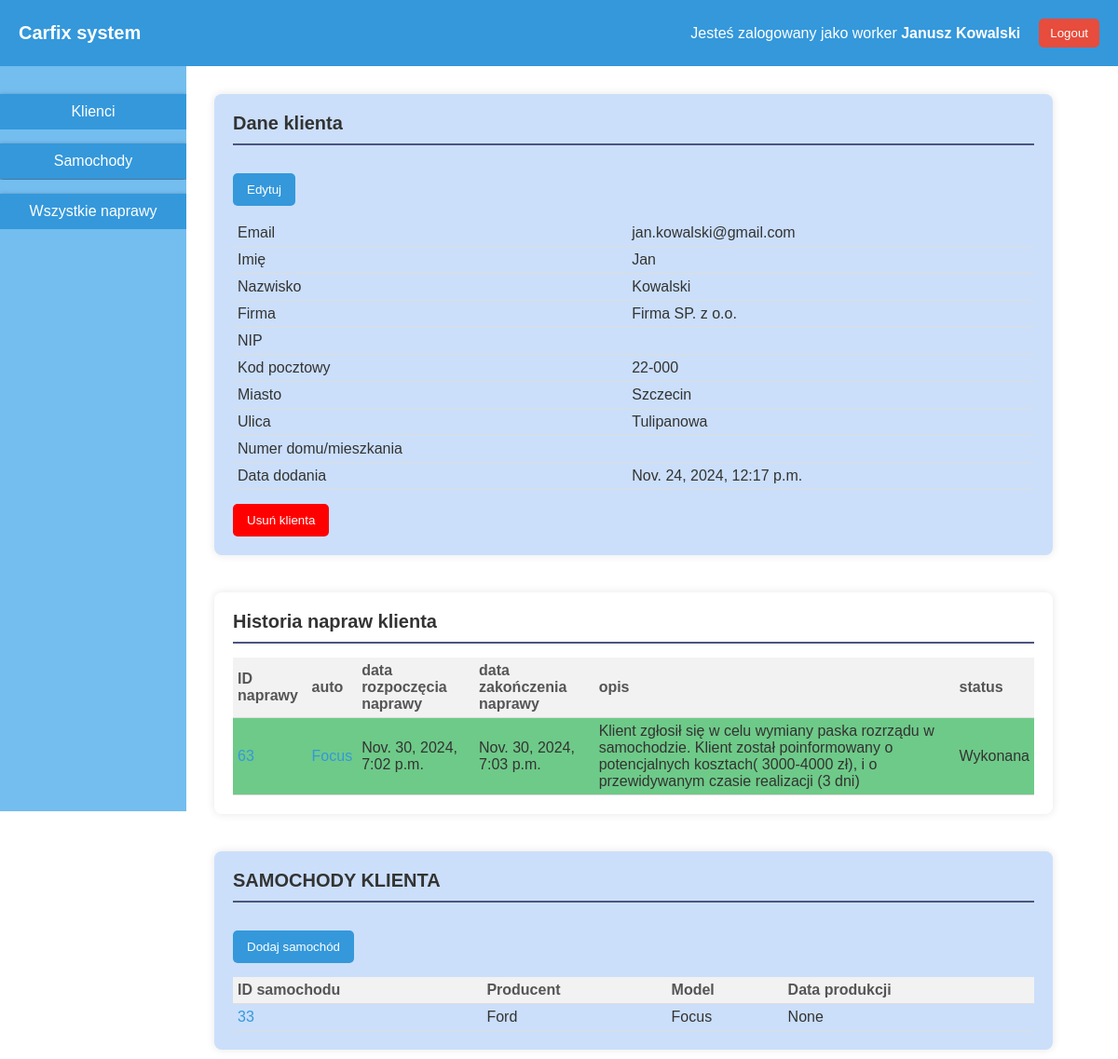
/clients/24 (signed in), run on the app's committed database.
### car_repair_app/models.py (models this page shows, shortened)
class Client(models.Model):
    user = models.OneToOneField(User, on_delete=models.CASCADE, related_name='client')
    company_name = models.CharField(max_length=100,blank=True,null=True)
    company_id = models.CharField(max_length=15,blank=True,null=True)
    postal_code = models.CharField(max_length=6,blank=True,null=True)
    city = models.CharField(max_length=50,blank=True,null=True)
    street = models.CharField(max_length=50,blank=True,null=True)
    street_number = models.CharField(max_length=10,blank=True,null=True)
    registration_date = models.DateTimeField(auto_now_add=True,editable=False)

class Repair(models.Model):
    STATUS_CHOICES = [
        ('Oczekująca', 'Oczekująca'),
        ('W trakcie', 'W trakcie'),
        ('Wykonana', 'Wykonana'),
    ]
    name = models.CharField(max_length=50,blank=True,null=True)
    car = models.ForeignKey(Car, on_delete=models.CASCADE, blank=True, null=True)
    description = models.TextField(blank=True,null=True)
    workers = models.ManyToManyField(Worker,symmetrical=False,blank=True)
    registration_date = models.DateTimeField(auto_now_add=True,editable=False)
    start_date = models.DateTimeField(blank=True,null=True)
    end_date = models.DateTimeField(blank=True,null=True)
    status = models.CharField(max_length=10,choices=STATUS_CHOICES,blank=True,null=True)

class Car(models.Model):
    owner = models.ForeignKey(Client, on_delete=models.CASCADE, blank=True, null=True)
    vin_number = models.CharField(max_length=17,blank=True,null=True)
    production_date = models.DateField(blank=True,null=True)
    producer = models.CharField(max_length=40,blank=True,null=True)
    model = models.CharField(max_length=30,blank=True,null=True)
    version = models.CharField(max_length=30,blank=True,null=True)
    generation = models.CharField(max_length=30,blank=True,null=True)
    horsepowers = models.CharField(max_length=15,blank=True,null=True)
    color = models.CharField(max_length=30,blank=True,null=True)
    registration_date = models.DateTimeField(auto_now_add=True,blank=True,null=True,editable=False)
    displacement_in_litres = models.CharField(max_length=5,blank=True,null=True)
    mileage = models.CharField(max_length=10,blank=True,null=True)

### car_repair_app/decorators.py (the view)
        def wrapper_func(request, *args, **kwargs):
            group=None
            if request.user.groups.exists():
                group = request.user.groups.all()[0].name
            if group in allowed_groups:
                return view_func(request,*args,**kwargs)
            else:
                return redirect('/logout')

### car_repair_app/views.py (called while the page is built)
@cache_control(no_cache=True, must_revalidate=True, no_store=True)
@login_required()
@allowed_groups(allowed_groups=['manager','worker','admin'])
def client_view(request,pk):
    client = get_object_or_404(Client, id=pk)
    client_cars = Car.objects.filter(owner=client)
    repairs = Repair.objects.filter(car__owner=client)
    return render(request,'client.html',{'client':client,'repairs':repairs,'cars':client_cars})

### car_repair_app/templates/client.html (shortened to what this page needs)
{% extends 'base.html' %}
{% block content %}
    <div class="container">
        <div class="client-template-left-menu">
            <h2>Dane klienta</h2>
            {% if client_form and user_form  %}
            <form method="POST">
                {%csrf_token%}
                {{ client_form.as_p }}
                {{ user_form.as_p }}
                <button type="submit">Zatwierdź edycję</button>
            </form>
            {% else %}
            <table>
                <form method="get" action="{% url 'client-edit' client.id %}">
                    <button type="submit">Edytuj</button>
                </form>
                <tr>
                    <td>Email</td>
                    <td> {{client.user.email}}</td>
                </tr>
                <tr>
                    <td>Imię</td>
                    <td> {{client.user.first_name}}</td>
                </tr>
                <tr>
                    <td>Nazwisko</td>
                    <td>{{client.user.last_name}}</td>
                </tr>
                <tr>
                    <td>Firma</td>
                    <td>{{client.company_name}}</td>
                </tr>
                <tr>
                    <td>NIP</td>
                    <td>{{client.company_number}}</td>
                </tr>
                <tr>
                    <td>Kod pocztowy</td>
                    <td>{{client.postal_code}}</td>
                </tr>
                <tr>
                    <td>Miasto</td>
                    <td>{{client.city}}</td>
                </tr>
                <tr>
                    <td>Ulica</td>
                    <td>{{client.street}}</td>
                </tr>
                <tr>
                    <td>Numer domu/mieszkania</td>
                    <td>{{client.house_number}}</td>
                </tr>
                <tr>
                    <td>Data dodania</td>
                    <td>{{client.registration_date}}</td>
                </tr>
            </table>
            {% endif %}
            <form method="post" action="{% url 'client-delete' client.id %}">
                <button type="submit" style="background-color: red;">Usuń klienta</button>
            </form>
        </div>
        <div class="client-template-central-panel">
            <h2>Historia napraw klienta</h2>
            <table>
                <tr>
                    <th>ID naprawy</th>
                    <th>auto</th>
                    <th>data rozpoczęcia naprawy</th>
                    <th>data zakończenia naprawy</th>
                    <th>opis</th>
                    <th>status</th>
                </tr>
                {% for repair in repairs %}
                {% if repair.status == 'Wykonana' %}
                <tr style="background-color: rgb(110, 202, 136);">
                {% elif repair.status == 'W trakcie' %}
                <tr style="background-color: rgb(230, 236, 161);">
                {% elif repair.status == 'Oczekująca' %}
                <tr style="background-color: rgb(248, 168, 154);">
                {% endif %}
                        <td><a href="{% url 'repair-panel' repair.id %}">{{repair.id}}</a></td>
                        <td><a href="{% url 'car' repair.car.id %}">{{repair.car.model}}</a></td>
                        <td>{{ repair.start_date }}</td>
                        <td>{{ repair.end_date }}</td>
                        <td>{{repair.description}}</td>
                        <td>{{ repair.status }}</td>
                    </tr>
                {% endfor %}
            </table>
        </div>
        <div class="client-template-cars">
            <h2>SAMOCHODY KLIENTA</h2>
            <form method="get" action="{% url 'specific-client-add-car' client.id %}">
                    <button type="submit">Dodaj samochód</button>
                </form>
            <table>
                <tr>
                    <th>ID samochodu</th>
                    <th>Producent</th>
                    <th>Model</th>
                    <th>Data produkcji</th>
                </tr>
                {% for car in cars %}
                <tr>
                    <td><a href="{% url 'car' car.id %}">{{car.id}}</td></a>
                    <td>{{car.producer}}</td>
                    <td>{{car.model}}</td>
                    <td>{{car.production_date}}</td>
                </tr>
                {% endfor %}
            </table>
        </div>
    </div>
{% endblock %}

### car_repair_app/templates/base.html (shortened to what this page needs)
<!DOCTYPE html>
<html>
<head>
</head>
<body>
    <nav>
        <div class="nav-left">
           <a href="{% url 'main' %}"> Carfix system</a>
        </div>
        <div class="nav-right">
            <div class="nav-user-name">
                Jesteś zalogowany jako {{ user.groups.all.0 }} <b>{{request.user.first_name}} {{request.user.last_name}}</b>
            </div>
            <div class="nav-user-name">
                <form action="{% url 'logout' %}">
                    <button>Logout</button>
                </form>
            </div>
        </div>
    </nav>
        <div class="almighty_container">
            {% if request.user.groups.first.name != 'client' %}
            <div class="menu_container">
                <table>
                    <tr>
                        <td>
                            <form action="/clients" method="get">
                                <button type="submit">Klienci</button>
                            </form>
                        </td>
                    </tr>
                    <tr>
                        <td>
                            <form action="/cars" method="get">
                                <button type="submit">Samochody</button>
                            </form>
                        </td>
                    </tr>
                    <tr>
                    <td>
                        <form action="/repairs" method="get">
                            <button type="submit">Wszystkie naprawy</button>
                        </form>
                    </td>
                    </tr>
            </table>
            </div>
            {% endif %}
            <div class='sub-almighty-container'>
                {% block content %}
                {% endblock %}
            </div>
        </div>
</body>
</html>

### car_repair_app/templates/base.html (style rules this page uses)
* { margin:0; padding:0; box-sizing: border-box; }
body { font-family: Arial, sans-serif; background-color: #f5f5f5; width:100%; }
h2 { margin-bottom: 15px; font-size: 20px; color: #333; border-bottom: 2px solid #4b5480; padding-bottom: 10px; }
.almighty_container { display:flex; justify-content: space-between; padding: 0 5% 0 0; background-color: #ffffff; }
.container { display: flex; flex-basis: 100%; justify-content: space-between; gap: 20px; overflow-x: auto; }
.sub-almighty-container { flex-basis: 100%; margin-left: 20px; margin-top:20px; }
table { width: 100%; border-collapse: collapse; margin-top: 15px; }
th, td { padding: 5px; text-align: left; border-bottom: 1px solid #ddd; }
th { background-color: #f2f2f2; font-weight: bold; color: #555; }
td { color: #333; }
a { color: #3498db; text-decoration: none; }
button { display: inline-block; padding: 10px 15px; background-color: #3498db; color: white; border: none; border-radius: 5px; cursor: pointer; margin-top: 15px; }
@media (max-width: 1450px) { .container { flex-direction: column; } }
@media (max-width: 1450px) { .models-table th, td { overflow: auto; } }
.menu_container { background-color: #73bdef; position:sticky; top:0; display: flex; height: 100vh; width:200px; }
.menu_container table { height: 20%; width: 200px; border-collapse: collapse; }
.menu_container td { padding: 0px 0; text-align: center; border-bottom: 0; }
.menu_container button { width: 100%; padding: 10px; background-color: #3498db; color: white; border: none; height: 100%; border-radius: 0px; cursor: pointer; font-size: 16px; box-shadow: 0px 2px 5px rgba(0, 0, 0.0, 0.5); }
.menu_container form { display: block; width: 100%; }
nav { background-color: #3498db; padding: 10px 20px; display: flex; justify-content: space-between; align-items: center; box-shadow: 0 2px 5px rgba(0, 0, 0, 0.1); width:100%; color: white; }
.nav-left a { color: white; font-size: 20px; text-decoration: none; font-weight: bold; }
.nav-right { display: flex; align-items: center; gap: 20px; }
.nav-user-name { font-size: 16px; color: white; }
.nav-user-name form button { padding: 8px 12px; background-color: #e74c3c; border: none; border-radius: 5px; color: white; cursor: pointer; margin: 10px 0px 10px 0px; }
body { font-family: Arial; }
.container .client-template-left-menu, .container .client-template-cars { background-color: #cbdffa; padding: 20px; border-radius: 8px; box-shadow: 0 0 10px rgba(0, 0, 0, 0.1); flex: 1; flex-basis:10px; margin:10px; }
.container .client-template-central-panel { background-color: white; padding: 20px; border-radius: 8px; box-shadow: 0 0 10px rgba(0, 0, 0, 0.1); flex: 1; flex-basis: 80%; margin:10px; }

### data on the page
Client: user.email "jan.kowalski@gmail.com", user.first_name "Jan", user.last_name "Kowalski", company_name "Firma SP. z o.o.", postal_code "22-000", city "Szczecin", street "Tulipanowa", registration_date "Nov. 24, 2024, 12:17 p.m."
Repair: id "63", car.model "Focus", start_date "Nov. 30, 2024, 7:02 p.m.", end_date "Nov. 30, 2024, 7:03 p.m.", description "Klient zgłosił się w celu wymiany paska rozrządu w samochodzie. Klient został poinformowany o potencjalnych kosztach( 3000-4000 zł), i o przewidywanym czasie realizacji (3 dni)", status "Wykonana"
Car: id "33", producer "Ford", model "Focus", production_date "None"

### other printed values
{{ user.groups.all.0 }} "worker"
{{ request.user.first_name }} "Janusz"
{{ request.user.last_name }} "Kowalski"
